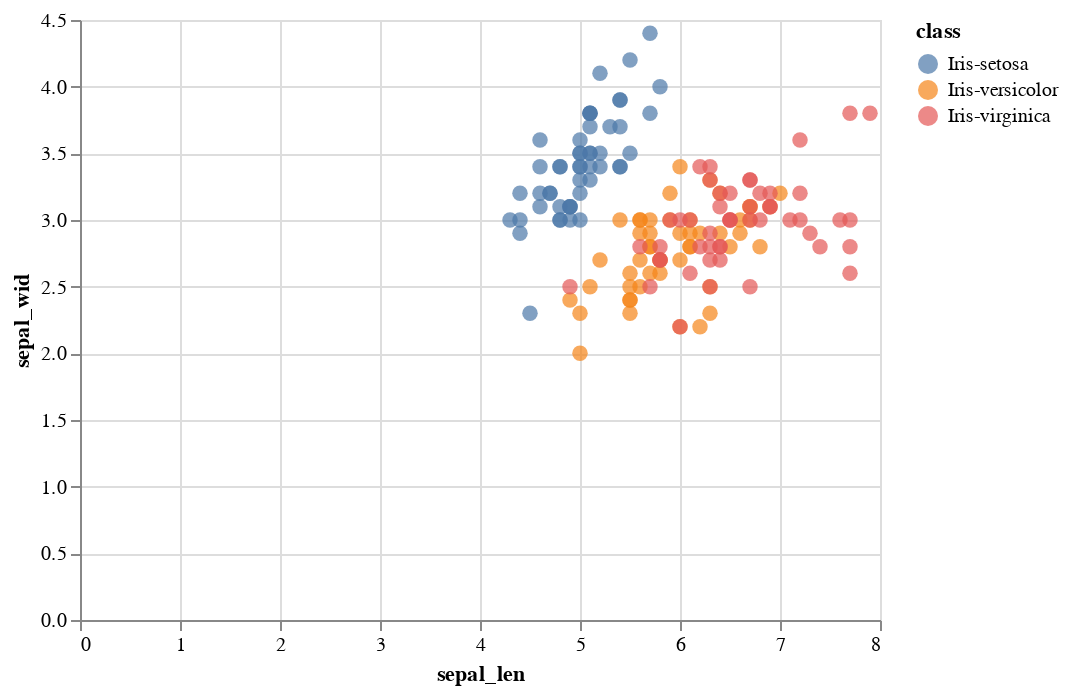

Here is the notebook cell this chart was saved with:
### Code cell
alt.Chart(data).mark_circle(size=60).encode(
    x='sepal_len:Q',
    y='sepal_wid:Q',
    color='class:N',
    tooltip=['sepal_len', 'sepal_wid', 'petal_wid', 'class']
)

### Figure 1 — Vega-Lite specification as saved in the notebook (floating-point values rounded to 4 significant figures; data arrays with more than 128 entries replaced by an {"elided": "..."} marker saying what was removed)
{"usermeta": {"embedOptions": {"theme": "urbaninstitute"}}, "config": {"view": {"continuousWidth": 400, "continuousHeight": 300}}, "data": {"name": "data-a5daf532ab2c54ce7e41ec121f265ace"}, "mark": {"type": "circle", "size": 60}, "encoding": {"color": {"field": "class", "type": "nominal"}, "tooltip": [{"field": "sepal_len", "type": "quantitative"}, {"field": "sepal_wid", "type": "quantitative"}, {"field": "petal_wid", "type": "quantitative"}, {"field": "class", "type": "nominal"}], "x": {"field": "sepal_len", "type": "quantitative"}, "y": {"field": "sepal_wid", "type": "quantitative"}}, "$schema": "https://vega.github.io/schema/vega-lite/v4.17.0.json", "datasets": {"data-a5daf532ab2c54ce7e41ec121f265ace": {"elided": "150 records"}}}
